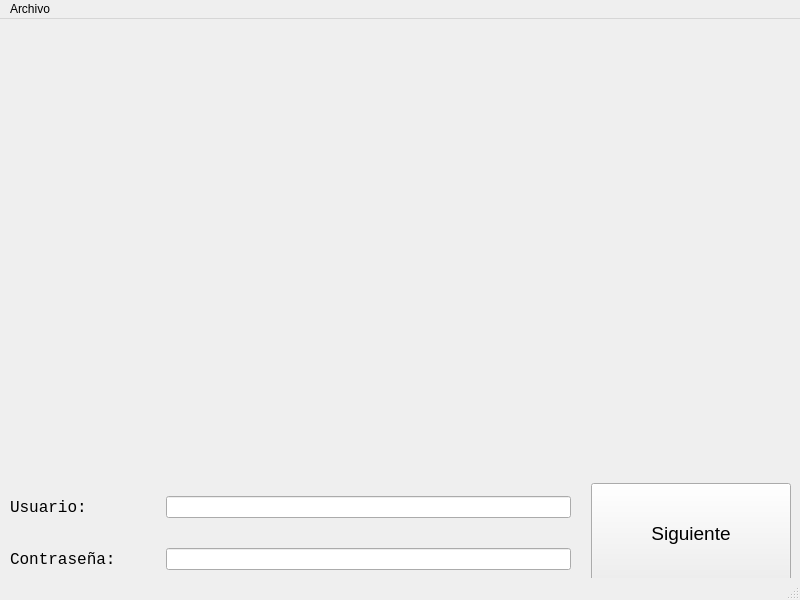
<?xml version="1.0" encoding="UTF-8"?>
<ui version="4.0">
 <class>MainWindow</class>
 <widget class="QMainWindow" name="MainWindow">
  <property name="geometry">
   <rect>
    <x>0</x>
    <y>0</y>
    <width>800</width>
    <height>600</height>
   </rect>
  </property>
  <property name="maximumSize">
   <size>
    <width>800</width>
    <height>600</height>
   </size>
  </property>
  <property name="windowTitle">
   <string>MainWindow</string>
  </property>
  <widget class="QWidget" name="centralwidget">
   <property name="maximumSize">
    <size>
     <width>800</width>
     <height>590</height>
    </size>
   </property>
   <widget class="QWidget" name="verticalLayoutWidget">
    <property name="geometry">
     <rect>
      <x>0</x>
      <y>0</y>
      <width>801</width>
      <height>571</height>
     </rect>
    </property>
    <layout class="QVBoxLayout" name="verticalLayout">
     <property name="spacing">
      <number>0</number>
     </property>
     <property name="topMargin">
      <number>50</number>
     </property>
     <item>
      <widget class="QLabel" name="Titul">
       <property name="maximumSize">
        <size>
         <width>16777215</width>
         <height>300</height>
        </size>
       </property>
       <property name="text">
        <string/>
       </property>
       <property name="pixmap">
        <pixmap>../img/Barc.png</pixmap>
       </property>
       <property name="alignment">
        <set>Qt::AlignCenter</set>
       </property>
      </widget>
     </item>
     <item>
      <layout class="QHBoxLayout" name="horizontalLayout">
       <property name="spacing">
        <number>20</number>
       </property>
       <property name="leftMargin">
        <number>10</number>
       </property>
       <property name="topMargin">
        <number>100</number>
       </property>
       <property name="rightMargin">
        <number>10</number>
       </property>
       <item>
        <layout class="QFormLayout" name="formLayout">
         <property name="labelAlignment">
          <set>Qt::AlignLeading|Qt::AlignLeft|Qt::AlignVCenter</set>
         </property>
         <property name="formAlignment">
          <set>Qt::AlignLeading|Qt::AlignLeft|Qt::AlignVCenter</set>
         </property>
         <property name="horizontalSpacing">
          <number>50</number>
         </property>
         <property name="verticalSpacing">
          <number>30</number>
         </property>
         <item row="0" column="0">
          <widget class="QLabel" name="Usuari">
           <property name="font">
            <font>
             <family>Consolas</family>
             <pointsize>12</pointsize>
            </font>
           </property>
           <property name="text">
            <string>Usuario:</string>
           </property>
          </widget>
         </item>
         <item row="0" column="1">
          <widget class="QLineEdit" name="UserText">
           <property name="palette">
            <palette>
             <active>
              <colorrole role="Text">
               <brush brushstyle="SolidPattern">
                <color alpha="255">
                 <red>0</red>
                 <green>0</green>
                 <blue>0</blue>
                </color>
               </brush>
              </colorrole>
             </active>
             <inactive>
              <colorrole role="Text">
               <brush brushstyle="SolidPattern">
                <color alpha="255">
                 <red>0</red>
                 <green>0</green>
                 <blue>0</blue>
                </color>
               </brush>
              </colorrole>
             </inactive>
             <disabled>
              <colorrole role="Text">
               <brush brushstyle="SolidPattern">
                <color alpha="255">
                 <red>120</red>
                 <green>120</green>
                 <blue>120</blue>
                </color>
               </brush>
              </colorrole>
             </disabled>
            </palette>
           </property>
           <property name="text">
            <string/>
           </property>
          </widget>
         </item>
         <item row="1" column="0">
          <widget class="QLabel" name="Password">
           <property name="font">
            <font>
             <family>Consolas</family>
             <pointsize>12</pointsize>
            </font>
           </property>
           <property name="text">
            <string>Contraseña:</string>
           </property>
           <property name="alignment">
            <set>Qt::AlignLeading|Qt::AlignLeft|Qt::AlignVCenter</set>
           </property>
          </widget>
         </item>
         <item row="1" column="1">
          <widget class="QLineEdit" name="PassText">
           <property name="palette">
            <palette>
             <active>
              <colorrole role="Text">
               <brush brushstyle="SolidPattern">
                <color alpha="255">
                 <red>0</red>
                 <green>0</green>
                 <blue>0</blue>
                </color>
               </brush>
              </colorrole>
             </active>
             <inactive>
              <colorrole role="Text">
               <brush brushstyle="SolidPattern">
                <color alpha="255">
                 <red>0</red>
                 <green>0</green>
                 <blue>0</blue>
                </color>
               </brush>
              </colorrole>
             </inactive>
             <disabled>
              <colorrole role="Text">
               <brush brushstyle="SolidPattern">
                <color alpha="255">
                 <red>120</red>
                 <green>120</green>
                 <blue>120</blue>
                </color>
               </brush>
              </colorrole>
             </disabled>
            </palette>
           </property>
           <property name="text">
            <string/>
           </property>
           <property name="echoMode">
            <enum>QLineEdit::Password</enum>
           </property>
          </widget>
         </item>
        </layout>
       </item>
       <item>
        <widget class="QPushButton" name="Button">
         <property name="minimumSize">
          <size>
           <width>200</width>
           <height>100</height>
          </size>
         </property>
         <property name="maximumSize">
          <size>
           <width>250</width>
           <height>100</height>
          </size>
         </property>
         <property name="font">
          <font>
           <pointsize>14</pointsize>
          </font>
         </property>
         <property name="text">
          <string>Siguiente</string>
         </property>
         <property name="shortcut">
          <string>Return</string>
         </property>
        </widget>
       </item>
      </layout>
     </item>
    </layout>
   </widget>
  </widget>
  <widget class="QStatusBar" name="statusbar"/>
  <widget class="QMenuBar" name="menuBar">
   <property name="geometry">
    <rect>
     <x>0</x>
     <y>0</y>
     <width>800</width>
     <height>21</height>
    </rect>
   </property>
   <widget class="QMenu" name="menuArchivo">
    <property name="title">
     <string>Archivo</string>
    </property>
    <addaction name="actionImportar"/>
    <addaction name="separator"/>
    <addaction name="actionSeleccionar"/>
   </widget>
   <addaction name="menuArchivo"/>
  </widget>
  <action name="actionImportar">
   <property name="text">
    <string>Importar</string>
   </property>
  </action>
  <action name="actionExportar">
   <property name="text">
    <string>Exportar</string>
   </property>
  </action>
  <action name="actionSeleccionar">
   <property name="text">
    <string>Seleccionar</string>
   </property>
  </action>
 </widget>
 <resources/>
 <connections/>
</ui>
